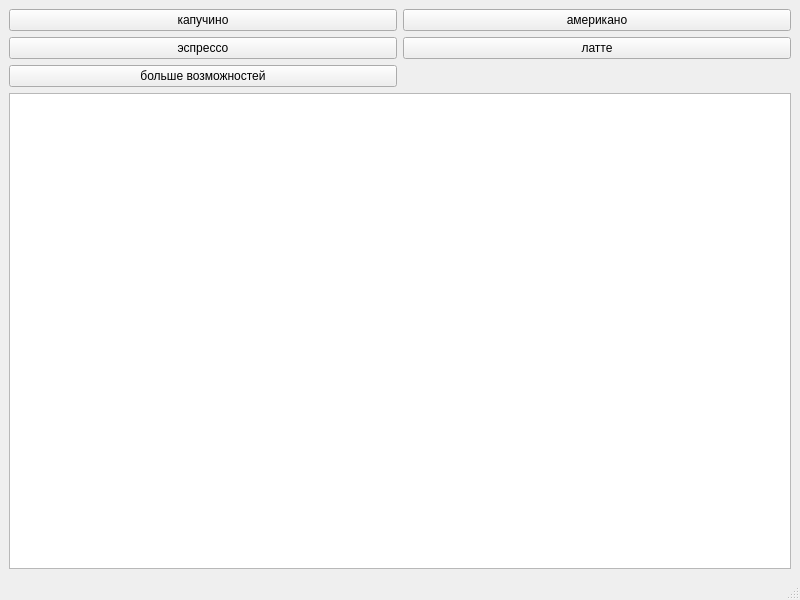
<?xml version="1.0" encoding="UTF-8"?>
<ui version="4.0">
 <class>MainWindow</class>
 <widget class="QMainWindow" name="MainWindow">
  <property name="geometry">
   <rect>
    <x>0</x>
    <y>0</y>
    <width>800</width>
    <height>600</height>
   </rect>
  </property>
  <property name="windowTitle">
   <string>MainWindow</string>
  </property>
  <widget class="QWidget" name="centralwidget">
   <layout class="QVBoxLayout" name="verticalLayout">
    <item>
     <layout class="QGridLayout" name="gridLayout">
      <item row="2" column="0">
       <widget class="QPushButton" name="changes">
        <property name="text">
         <string>больше возможностей</string>
        </property>
       </widget>
      </item>
      <item row="1" column="1">
       <widget class="QPushButton" name="latte">
        <property name="text">
         <string>латте</string>
        </property>
       </widget>
      </item>
      <item row="1" column="0">
       <widget class="QPushButton" name="ecsp">
        <property name="text">
         <string>эспрессо</string>
        </property>
       </widget>
      </item>
      <item row="0" column="1">
       <widget class="QPushButton" name="americ">
        <property name="text">
         <string>американо</string>
        </property>
       </widget>
      </item>
      <item row="0" column="0">
       <widget class="QPushButton" name="cap">
        <property name="text">
         <string>капучино</string>
        </property>
       </widget>
      </item>
     </layout>
    </item>
    <item>
     <widget class="QTextBrowser" name="textB"/>
    </item>
   </layout>
  </widget>
  <widget class="QStatusBar" name="statusbar"/>
 </widget>
 <resources/>
 <connections/>
</ui>
